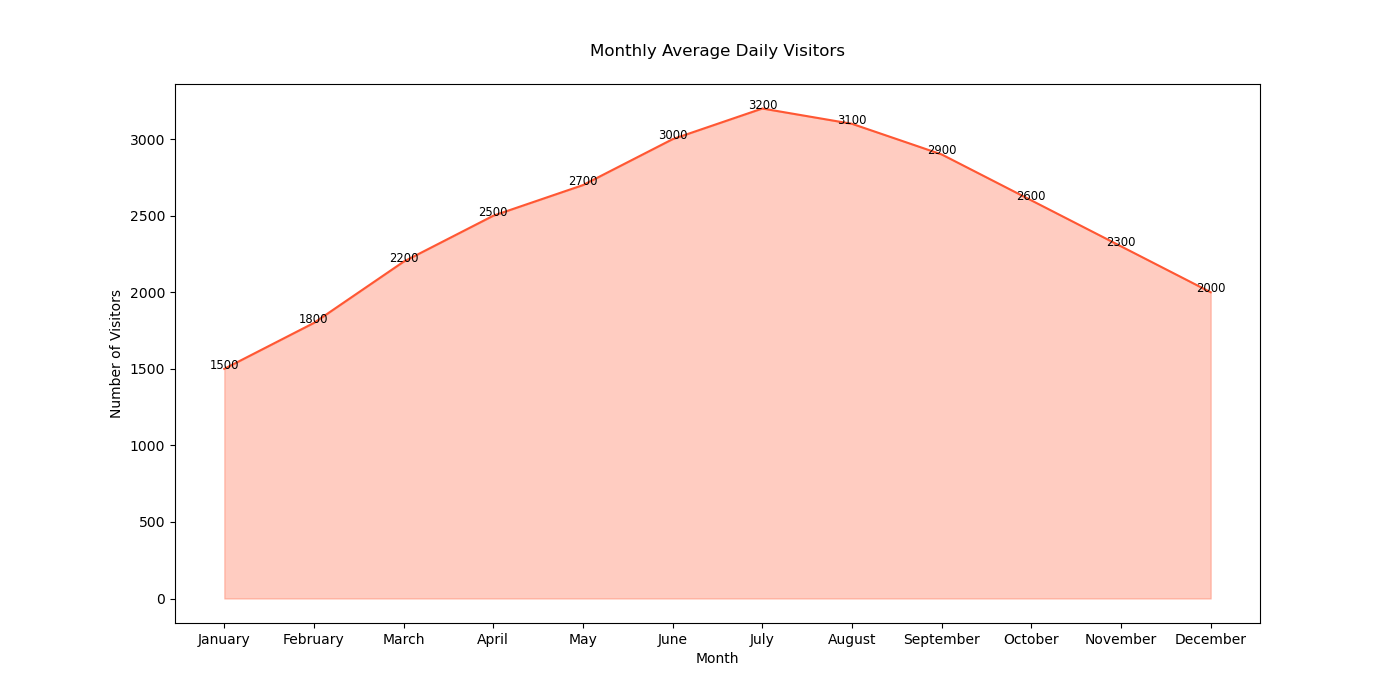

Source code (Python):

import seaborn as sns
import pandas as pd
import matplotlib.pyplot as plt

data = {
    'Month': [
        'January', 'February', 'March', 'April', 'May', 'June', 
        'July', 'August', 'September', 'October', 'November', 'December'
    ],
    'DailyVisitors': [
        1500, 1800, 2200, 2500, 2700, 3000,
        3200, 3100, 2900, 2600, 2300, 2000
    ]
}

df = pd.DataFrame(data)

df['Month'] = pd.Categorical(df['Month'], categories=[
    'January', 'February', 'March', 'April', 'May', 'June', 
    'July', 'August', 'September', 'October', 'November', 'December'
], ordered=True)

plt.figure(figsize=(14, 7))

area_chart = sns.lineplot(data=df, x='Month', y='DailyVisitors', color="#FF5733")
area_chart.fill_between(df['Month'], df['DailyVisitors'], color="#FF5733", alpha=0.3)

for index, value in enumerate(df['DailyVisitors']):
    plt.text(df['Month'][index], value, f"{value}", 
             horizontalalignment='center', size='small', color='black')

plt.title('Monthly Average Daily Visitors', pad=20)
plt.xlabel('Month')
plt.ylabel('Number of Visitors')

plt.show()
